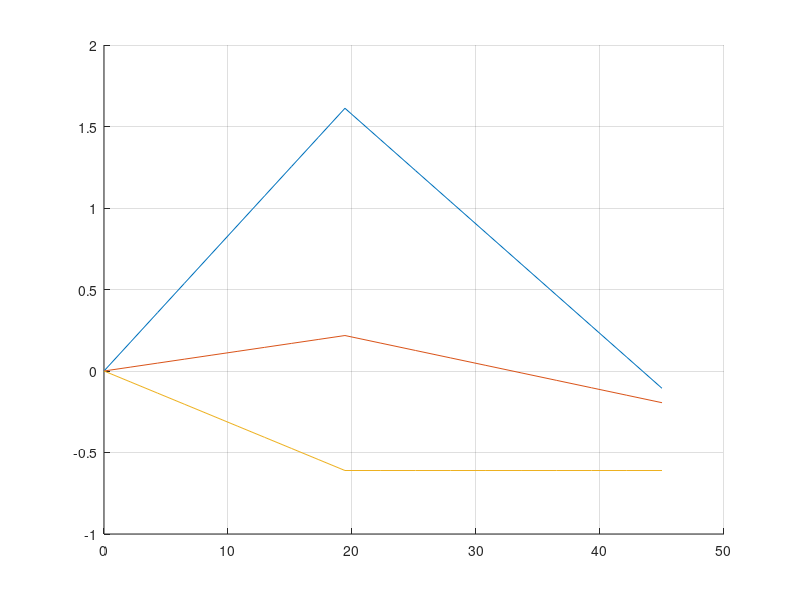
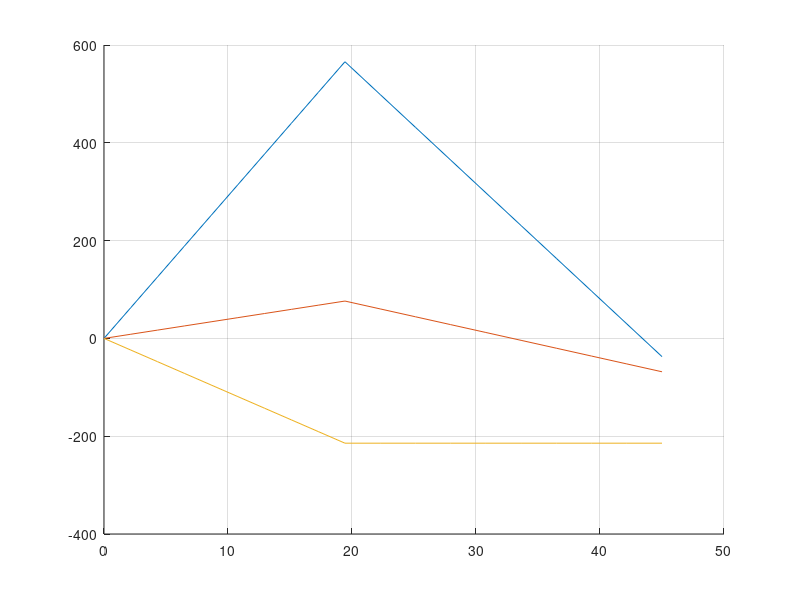

These charts were generated, in order, by the following MATLAB code:
clear; clc; close all;
cla = 4.752798721;
cda = 0.6417112299;
cma = -1.8;

cla_stall = -3.85;
cda_stall = -0.9233984055;
cma_stall = 0;

alpha_stall = 0.3391428111; % 19.4315


alp_bs = linspace(0,alpha_stall,10);
alp_as = linspace(alpha_stall, deg2rad(45),10);

cl_bs = cla*alp_bs;
cl_as = cla*alpha_stall + cla_stall*(alp_as-alpha_stall);

cd_bs = cda*alp_bs;
cd_as = cda*alpha_stall + cda_stall*(alp_as-alpha_stall);

cm_bs = cma*alp_bs;
cm_as = cma*alpha_stall + cma_stall*(alp_as-alpha_stall);

Alp = [alp_bs, alp_as];
CL = [cl_bs, cl_as];
CD = [cd_bs, cd_as];
CM = [cm_bs, cm_as];

figure(1);
hold on;
plot(rad2deg(Alp), CL);
plot(rad2deg(Alp), CD);
plot(rad2deg(Alp), CM);
grid on;
hold off;

% Lets assume
v = 20; % m/s or just barely mach 0.2
rho = 1.2041;
S = 1.4575;
% calculate dynamic pressure
q = 0.5*rho*v^2;

alp = 4;
alp = deg2rad(alp);

i = find(Alp>=alp,1,'first');

Lift = CL * q * S;
Drag = CD * q * S;
Moment = CM * q * S;

figure(2);
hold on;
plot(rad2deg(Alp), Lift);
plot(rad2deg(Alp), Drag);
plot(rad2deg(Alp), Moment);
grid on;
hold off;

